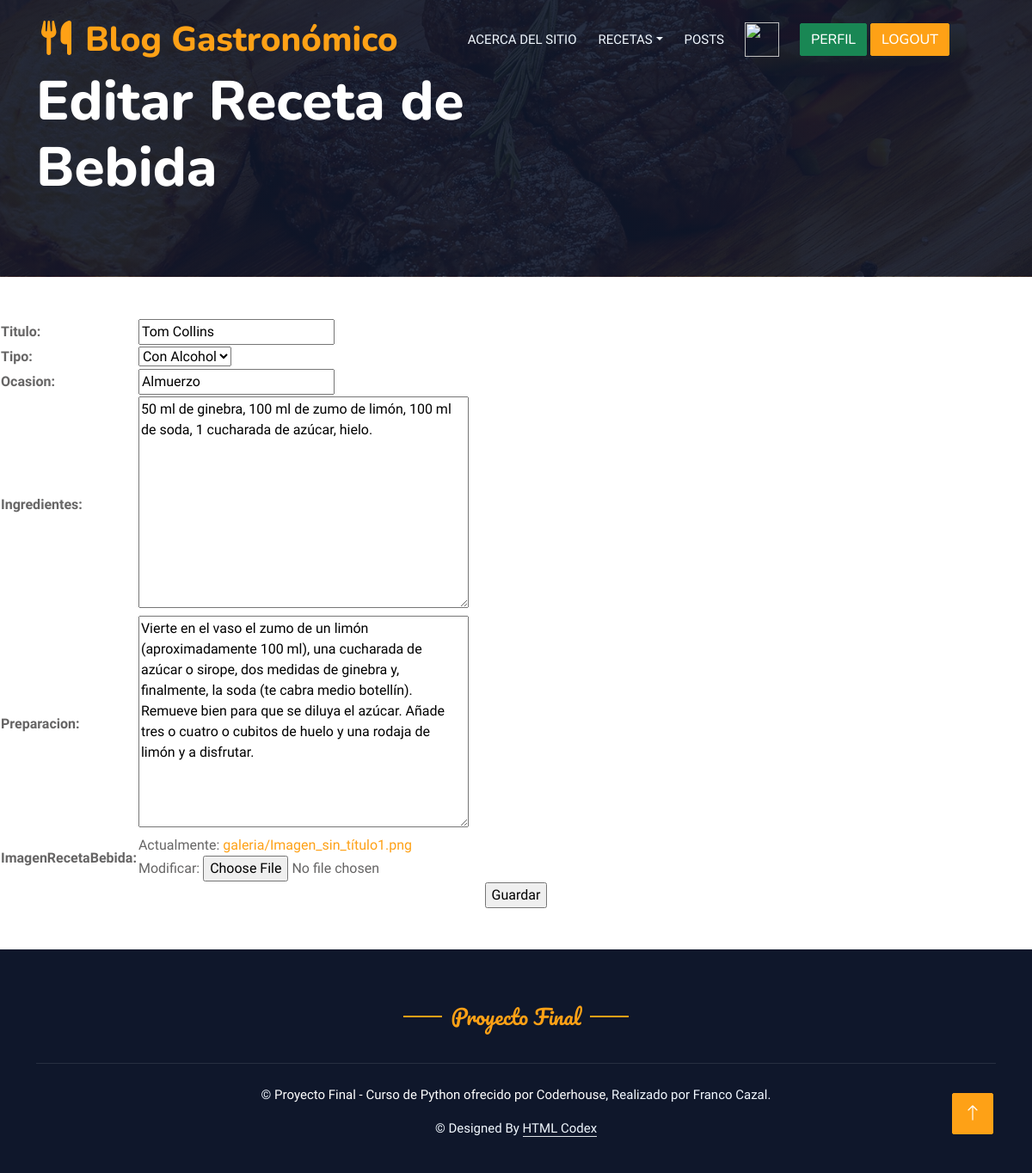
The app's page /updateBebida/1/ (signed in) with its own data.
### aplicacion/models.py (models this page shows, shortened)
class Bebida(models.Model):
    recetaBebidaTipo = (
        ('Con Alcohol','Con Alcohol'),
        ('Sin Alcohol','Sin Alcohol'),
        ('Cafetería','Cafetería'),
    )
    usuario = models.ForeignKey(User, on_delete=models.CASCADE, null=True, blank=True)
    titulo = models.CharField(max_length=50)
    tipo = models.CharField(max_length=20, choices=recetaBebidaTipo, default='sinAlcohol')
    ocasion = models.CharField(max_length=20)
    ingredientes = models.TextField(null=True, blank=True)
    preparacion = models.TextField(null=True, blank=True)
    fechaPublicacion = models.DateTimeField(auto_now_add=True)
    imagenRecetaBebida = models.ImageField(upload_to="galeria", null=True)

### aplicacion/views.py (the view)
# urls.py: path('updateBebida/<int:pk>/', BebidaUpdate.as_view(), name="updateBebida"),
class BebidaUpdate(LoginRequiredMixin, UpdateView):
    model = Bebida
    fields = ["titulo", "tipo", "ocasion", "ingredientes", "preparacion", "imagenRecetaBebida"]
    template_name = 'aplicacion/updateBebida.html'
    success_url = reverse_lazy("listaBebidas")

### aplicacion/templates/aplicacion/updateBebida.html (shortened to what this page needs)
{% extends "aplicacion/pagina.html" %}
{% block titulo %}
<div class="container-xxl py-5 bg-dark hero-header mb-5">
    <div class="container my-3 py-3">
        <div class="row align-items-center g-4">
            <div class="col-lg-7 text-center text-lg-start">
                <h1 class="display-3 text-white animated slideInLeft">Editar Receta de Bebida</h1>
            </div>
        </div>
    </div>
</div>
{% endblock titulo %}
{% block contenido %}
<form action="" method="post" enctype="multipart/form-data">
    <table>
        {{form.as_table}}
    </table>
    <div class="text-center">
        <input type="submit" value = "Guardar">
    </div>
</form>
{% endblock contenido %}

### aplicacion/static/css/style.css (style rules this page uses)
:root { --primary: #FEA116; --light: #F1F8FF; --dark: #0F172B; }
.hero-header { background: linear-gradient(rgba(15, 23, 43, .9), rgba(15, 23, 43, .9)), url(../img/bg-hero.jpg); background-position: center center; background-repeat: no-repeat; background-size: cover; }

### records on screen
Bebida: titulo "Tom Collins", tipo "Con Alcohol", ocasion "Almuerzo", ingredientes "50 ml de ginebra, 100 ml de zumo de limón, 100 ml de soda, 1 cucharada de azúcar, hielo.", preparacion "Vierte en el vaso el zumo de un limón (aproximadamente 100 ml), una cucharada de azúcar o sirope, dos medidas de ginebra y, finalmente, la soda (te cabra medio botellín). Remueve bien para que se diluya el azúcar. Añade tres o cuatro o cubitos de huelo y una rodaja de limón y a disfrutar."
